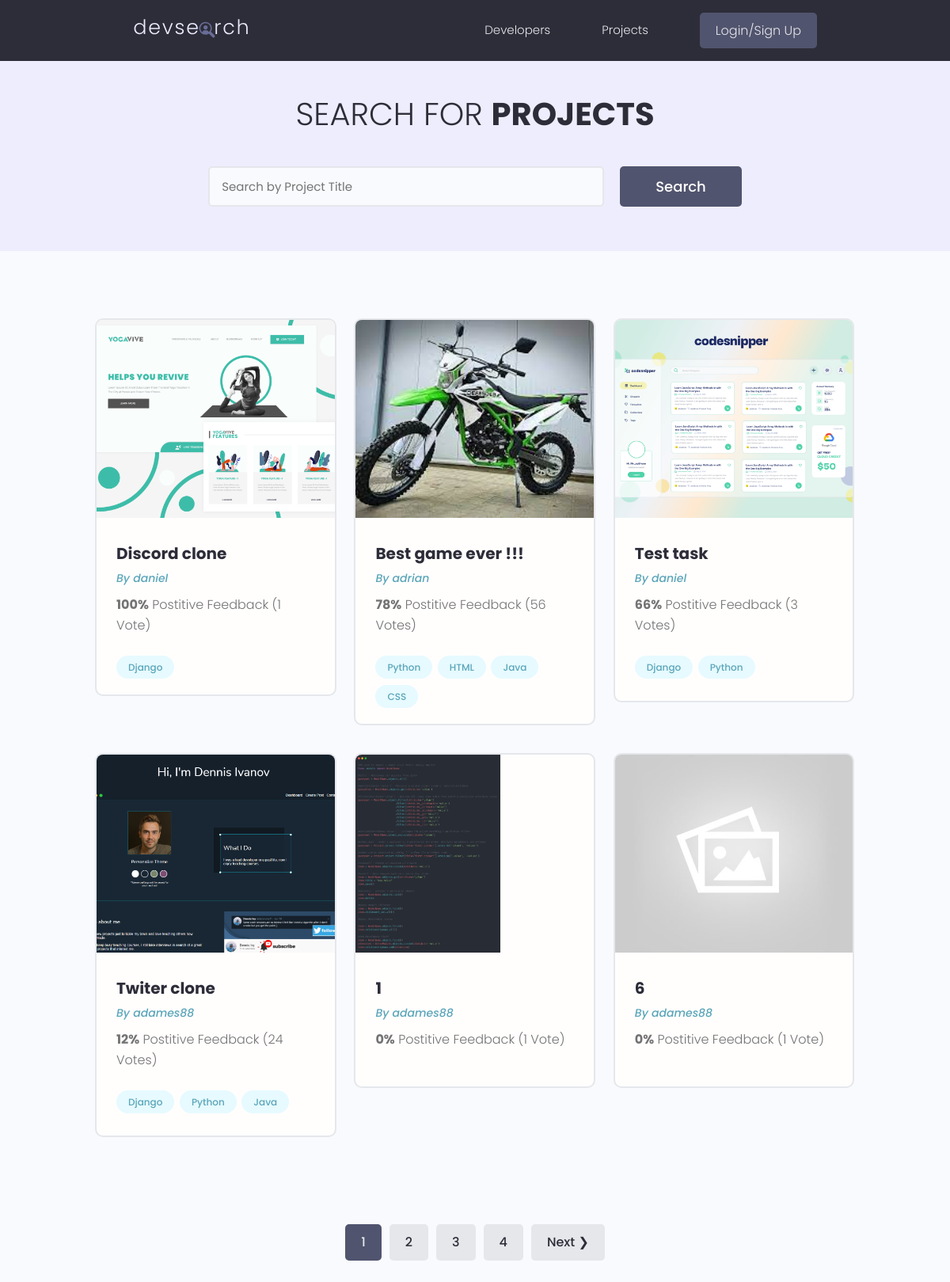
/projects/, run on the app's committed database.
### projects/models.py (models this page shows, shortened)
class Project(models.Model):
    id = models.UUIDField(default=uuid.uuid4, unique=True,
    primary_key=True, editable=False)
    owner = models.ForeignKey(Profile, on_delete=models.CASCADE,null=True,blank=True)
    title = models.CharField(max_length=200)
    description = models.TextField(null=True, blank=True)
    featured_image = models.ImageField(null=False,blank=False, default="default.jpg")
    demo_link = models.CharField(max_length=2000,null=True,blank=True)
    source_link = models.CharField(max_length=2000,null=True,blank=True)
    tags = models.ManyToManyField("Tag",blank=True )
    vote_total = models.IntegerField(default=0, null=True,blank=True)
    vote_ratio = models.IntegerField(default=0, null=True,blank=True)
    created = models.DateTimeField(auto_now_add=True)
    updated = models.DateTimeField(auto_now=True)
    class Meta:
        ordering = ["-vote_ratio","-vote_total", "title"]

class Tag (models.Model):
    id = models.UUIDField(default=uuid.uuid4, unique=True,
    primary_key=True, editable=False)
    name = models.CharField(max_length=200)
    created = models.DateTimeField(auto_now_add=True)
    def __str__(self):
        return self.name

### users/models.py (models this page shows)
class Profile(models.Model):
    id = models.UUIDField(default=uuid.uuid4, unique=True,
    primary_key=True, editable=False)
    user = models.OneToOneField(User, on_delete=models.CASCADE, null=True,blank=True)
    name = models.CharField(max_length=200, blank=True, null=True)
    username = models.CharField(max_length=200, blank=True, null=True)
    location = models.CharField(max_length=200, blank=True, null=True)
    email = models.EmailField(max_length=300, null= True, blank=True)
    short_info = models.CharField(max_length=200, blank=True, null=True)
    bio = models.TextField(blank=True, null=True)
    profile_image = models.ImageField(blank=False, null=False, upload_to="profiles/", default="profiles/user-default.png")
    social_github = models.CharField(max_length=200, blank=True, null=True)
    social_twitter = models.CharField(max_length=200, blank=True, null=True)
    social_linkedin = models.CharField(max_length=200, blank=True, null=True)
    social_youtube = models.CharField(max_length=200, blank=True, null=True)
    social_website = models.CharField(max_length=200, blank=True, null=True)
    social_stackoverflow = models.CharField(max_length=200, blank=True, null=True)
    created = models.DateTimeField(auto_now_add=True)
    class Meta:
        ordering = ["-created"]
    def __str__(self):
        return str(self.username)

### projects/views.py (the view)
# urls.py: path("projects/",views.get_projects),
def projects (request):
    search_query = ""
    if request.GET.get("search_query"):
        search_query = request.GET.get("search_query")
    tag = Tag.objects.filter(name__icontains = search_query)
    projects = Project.objects.distinct().filter(
    Q(title__icontains = search_query)|
    Q(description__icontains = search_query) |
    Q(tags__in = tag) |
    Q(owner__name__icontains = search_query)
       )
    page = request.GET.get("page")
    paginator= Paginator(projects, 6)
    try:
        projects = paginator.page(page)
    except PageNotAnInteger:
        page = 1
        projects = paginator.page(page)
    except EmptyPage:
        page = paginator.num_pages
        projects = paginator.page(page)
    left_index = (int(page) - 4)
    if left_index <1:
        left_index = 1
    right_index = (int(page) + 5)
    if right_index > paginator.num_pages:
        right_index = paginator.num_pages+1
    custom_range= range(left_index,right_index)
    context = {"projects":projects, "search_query":search_query, "paginator":paginator, "custom_range":custom_range}
    return render(request, "projects/projects.html", context)

### projects/templates/projects/projects.html (shortened to what this page needs)
{% extends 'main.html' %}
{% block content %}
<main class="projects">
    <section class="hero-section text-center">
        <div class="container container--narrow">
            <div class="hero-section__box">
                <h2>Search for <span>Projects</span></h2>
            </div>
            <div class="hero-section__search">
                <form id="search_form" class="form" action="{% url 'projects' %}" method="get">
                    <div class="form__field">
                        <input class="input input--text" id="formInput#search" type="text" name="search_query"
                           value="{{ search_query }}" placeholder="Search by Project Title" />
                    </div>
                    <input class="btn btn--sub btn--lg" type="submit" value="Search" />
                </form>
            </div>
        </div>
    </section>
    <section class="projectsList">
        <div class="container">
            <div class="grid grid--three">
                {% for project in projects %}
                <div class="column">
                    <div class="card project">
                        <a href="{% url 'project' project.id %}" class="project">
                            <img class="project__thumbnail" src="{{ project.featured_image.url }}" alt="project thumbnail" />
                            <div class="card__body">
                                <h3 class="project__title">{{ project.title }}</h3>
                                <p><a class="project__author" href="{% url 'profile' project.owner.id %}">By {{ project.owner}}</a></p>
                                <p class="project--rating">
                                    <span style="font-weight: bold;">{{ project.vote_ratio }}%</span> Postitive
                                    Feedback ({{ project.vote_total }} Vote{{ project.vote_total|pluralize:"s" }})
                                </p>
                                <div class="project__tags">
                                    {% for tag in project.tags.all %}
                                    <span class="tag tag--pill tag--main">
                                        <small>{{tag}}</small>
                                    </span>
                                    {% endfor %}
                                </div>
                            </div>
                        </a>
                    </div>
                </div>
                {% endfor %}
            </div>
        </div>
    </section>
    {% include 'pagination.html' with queryset=projects custom_range=custom_range %}
</main>
{% endblock content %}

### static/styles/app.css (style rules this page uses)
:root { --color-sub: #2d2d39; }
.btn--sub { background-color: var(--color-sub-light); }
.card { border: 2px solid var(--color-light); }
img { width: 100%; }
.hero-section { height: 40vh; display: flex; align-items: center; background-color: var(--color-sub); }
.hero-section__box { margin-bottom: 4rem; }
.hero-section__box > h2, .hero-section__box > h2 > span { font-size: 4rem; color: var(--color-light); line-height: 1.3; text-transform: uppercase; }
.hero-section__box > h2 { font-weight: 300; }
.hero-section__box > h2 > span { font-weight: 700; }
.hero-section__search > .form { display: flex; align-items: center; justify-content: center; gap: 2rem; }
.hero-section__search > .form input.input--text { width: 50rem; }
.project__author { font-size: 1.4rem; font-style: italic; }
.project--rating { margin-bottom: 1.6em; margin-top: .5em; }
.projects > .hero-section { background: var(--color-sub-lighter); height: 30vh; }
.projects .hero-section__box { margin-bottom: 2.5rem; }
.projects .hero-section__box > h2 { color: var(--color-sub); }
.projects .hero-section__box > h2 > span { font-weight: 700; color: var(--color-sub); }
.projectsList { margin-top: 8rem; }
.project__thumbnail { height: 25rem; object-fit: cover; object-position: top center; }
.project__title { font-size: 2rem; font-weight: 700; color: var(--color-sub); }

### static/uikit/styles/modules/_variables.css (style rules this page uses)
:root { --color-main: #5aa5b9; --color-main-light: #e6faff; --color-sub: #3f4156; --color-sub-light: #51546e; --color-sub-lighter: #ededfd; --color-text: #737373; --color-gray: #8b8b8b; --color-light: #e5e7eb; --color-light-gray: #767676; --color-bg: #f8fafd; --color-white: #fffefd; --color-white-light: #f3f3f3; --color-success: #359e64; --color-success-bg: #def8e8; --color-error: #fc4b0b; --color-error-bg: #fff2ee; --font-base: 'Poppins', arial, helvetica, 'Segoe UI', roboto, ubuntu, sans-serif; --font-monospace: 'Fira Code', 'Courier New', courier, monospace; --font-regular: 300; --font-medium: 500; --font-bold: 700; --generic-shadow: 1px 1px 5px #00000010; --generic-transition: all 0.3s ease-in-out; }

### static/uikit/styles/modules/_base.css (style rules this page uses)
* { margin: 0; padding: 0; box-sizing: border-box; text-rendering: optimizeLegibility; color: inherit; font-size: inherit; }
html { font-size: 50%; }
@media only screen and (min-width: 480px) { html { font-size: 56.25%; } }
@media only screen and (min-width: 1200px) { html { font-size: 62.5%; } }
body { line-height: 1.6; font-weight: 400; font-size: 1.5rem; color: var(--color-text); background-color: var(--color-bg); min-height: 100vh; }

### static/uikit/styles/modules/_typography.css (style rules this page uses)
* { font-family: var(--font-base); }
h2 { font-size: 3.6rem; font-weight: var(--font-bold); }
h3 { font-size: 3.2rem; font-weight: var(--font-medium); }
p, span, strong { font-size: 1.6rem; color: var(--color-text); font-weight: var(--font-regular); }
a { padding-bottom: 2px; text-decoration: none; display: inline-block; color: var(--color-main); font-weight: var(--font-medium); }

### static/uikit/styles/modules/_utilities.css (style rules this page uses)
.container { width: 92%; max-width: 165rem; margin: 0 auto; box-sizing: border-box; }
.container--narrow { width: 92%; max-width: 120rem; }
@media screen and (min-width: 1000px) { .container { width: 90%; } }
@media screen and (min-width: 1000px) { .container--narrow { width: 85%; } }
@media screen and (min-width: 1200px) { .container { width: 80%; } }
@media screen and (min-width: 1200px) { .container--narrow { width: 72%; } }
.text-center { text-align: center; }

### static/uikit/styles/modules/_button.css (style rules this page uses)
.btn { display: inline-block; position: relative; cursor: pointer; background-color: var(--color-light); font-weight: var(--font-medium); color: var(--color-sub); text-decoration: none; padding: 1rem 2rem; border-radius: 0.5rem; border: none; width: -webkit-fit-content; width: -moz-fit-content; width: fit-content; height: -webkit-fit-content; height: -moz-fit-content; height: fit-content; font-size: 1.6rem; outline-width: 0; outline-color: transparent; -webkit-backface-visibility: hidden; backface-visibility: hidden; transition: all 0.3s ease-in-out; }
.btn--sub { background-color: var(--color-sub); color: var(--color-white); }
.btn--lg { font-size: 1.8rem; padding: 1.2rem 4.5rem; }

### static/uikit/styles/modules/_card.css (style rules this page uses)
.card { border-radius: 1rem; background-color: var(--color-white); border: 1.5px solid var(--color-light); width: auto; height: auto; margin-top: 0.5rem; margin-bottom: 0.5rem; overflow: hidden; }
.card__body, .card__header { padding: 2rem 2.5rem; }

### data on the page
Project: featured_image (picture), title "Discord clone", owner "daniel", vote_ratio "100", vote_total "1"
Tag: name "Django"
Project: featured_image (picture), title "Best game ever !!!", owner "adrian", vote_ratio "78", vote_total "56"
Tag: name "Python"
Tag: name "HTML"
Tag: name "Java"
Tag: name "CSS"
Project: featured_image (picture), title "Test task", owner "daniel", vote_ratio "66", vote_total "3"
Project: featured_image (picture), title "Twiter clone", owner "adames88", vote_ratio "12", vote_total "24"
Project: featured_image (picture), title "1", owner "adames88", vote_ratio "0", vote_total "1"
Project: featured_image (placeholder picture), title "6", owner "adames88", vote_ratio "0", vote_total "1"

### other printed values
{{ page }} "1"
{{ page }} "2" "3" "4"
